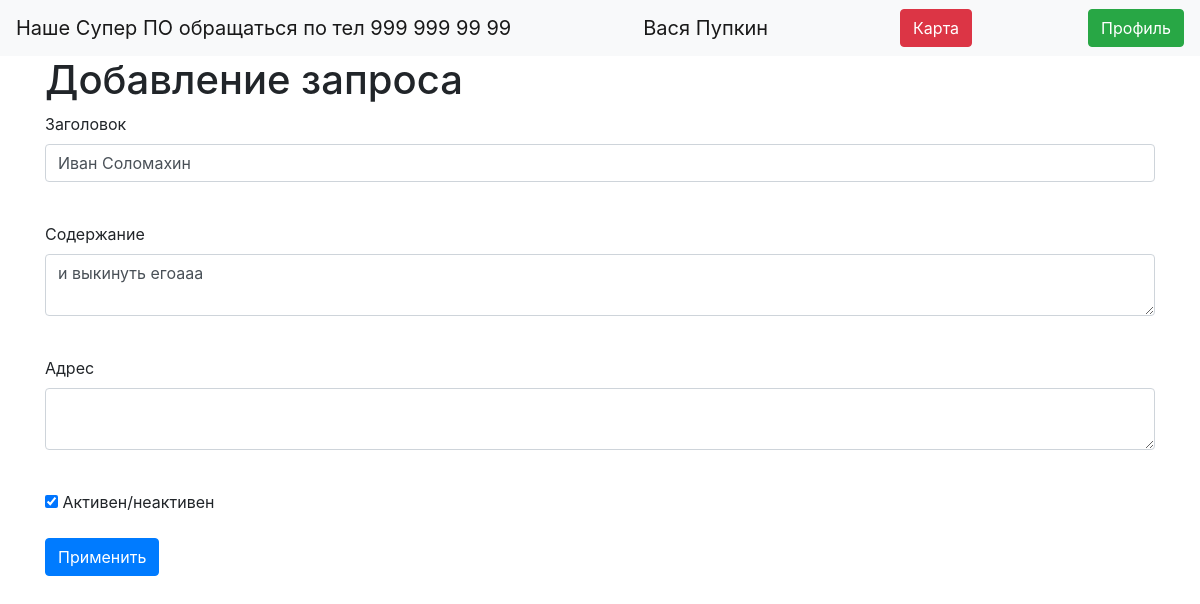
Page /request/2 (signed in) on the committed database.
### data/users.py (models this page shows, shortened)
class User(SqlAlchemyBase, UserMixin):
    __tablename__ = 'users'
    id = sqlalchemy.Column(sqlalchemy.Integer,
                           primary_key=True, autoincrement=True)
    surname = sqlalchemy.Column(sqlalchemy.String, nullable=True)
    name = sqlalchemy.Column(sqlalchemy.String, nullable=True)
    address = sqlalchemy.Column(sqlalchemy.JSON, nullable=True)
    telephone_number = sqlalchemy.Column(sqlalchemy.Integer, nullable=True)
    email = sqlalchemy.Column(sqlalchemy.String,
                              index=True, unique=True, nullable=True)
    about = sqlalchemy.Column(sqlalchemy.String, nullable=True)
    hashed_password = sqlalchemy.Column(sqlalchemy.String, nullable=True)

### data/requests.py (models this page shows)
class Request(SqlAlchemyBase):
    __tablename__ = 'requests'
    id = sqlalchemy.Column(sqlalchemy.Integer,
                           primary_key=True, autoincrement=True)
    name = sqlalchemy.Column(sqlalchemy.String, nullable=True)
    description = sqlalchemy.Column(sqlalchemy.String, nullable=True)
    address = sqlalchemy.Column(sqlalchemy.String, nullable=True)
    sender_id = sqlalchemy.Column(sqlalchemy.Integer, sqlalchemy.ForeignKey("users.id"))
    provider_id = sqlalchemy.Column(sqlalchemy.Integer, sqlalchemy.ForeignKey("users.id"))
    is_active = sqlalchemy.Column(sqlalchemy.Boolean, default=False)

### main.py (the view, shortened to what this page needs)
@app.route('/request/<int:id>', methods=['GET', 'POST'])
@login_required
def edit_request(id):
    form = RequestForm()
    if r.method == "GET":
        session = db_session.create_session()
        request = session.query(Request).filter(Request.id == id,
                                                Request.sender_id == current_user.id).first()
        if request:
            form.name.data = request.name
            form.description.data = request.description
            form.is_active.data = request.is_active
        else:
            abort(404)
    return render_template('request_edit.html', title='Редактирование новости', form=form)

### main.py
class RequestForm(FlaskForm):
    name = StringField('Заголовок', validators=[DataRequired()])
    description = TextAreaField("Содержание")
    address = TextAreaField("Адрес", validators=[DataRequired()])
    is_active = BooleanField("Активен/неактивен")
    submit = SubmitField('Применить')

### data/db_session.py (called while the page is built)
def create_session() -> Session:
    global __factory
    return __factory()

### main.py (called while the page is built)
@login_manager.user_loader
def load_user(user_id):
    session = db_session.create_session()
    return session.query(User).get(user_id)

### templates/request_edit.html (shortened to what this page needs)
{% extends "base.html" %}
{% block content %}
<h1>Добавление запроса</h1>
<form action="" method="post">
    <p>
        {{ form.name.label }}<br>
        {{ form.name(class="form-control") }}<br>
    </p>
    <p>
        {{ form.description.label }}<br>
        {{ form.description(class="form-control") }}<br>
    </p>
    <p>
        {{ form.address.label }}<br>
        {{ form.address(class="form-control") }}<br>
    </p>
    <p>{{ form.is_active() }} {{ form.is_active.label }}</p>
    <p>{{ form.submit(type="submit", class="btn btn-primary") }}</p>
</form>
{% endblock %}

### templates/base.html (shortened to what this page needs)
<!doctype html>
<html lang="en">
<head>
    <link rel="stylesheet"
          href="https://stackpath.bootstrapcdn.com/bootstrap/4.4.1/css/bootstrap.min.css"
>
</head>
<body>
<header>
    <nav class="navbar navbar-light bg-light">
        <a class="navbar-brand" href="#">Наше Супер ПО обращаться по тел 999 999 99 99</a>
        {% if current_user.is_authenticated %}
        <a class="navbar-brand" href="/logout">{{ current_user.name + " " + current_user.surname}}</a>
        <a class="btn btn-danger" href="/map">Карта</a>
        <a class="btn btn-success" href="/profile">Профиль</a>
        {% else %}
        <p>
        <a class="btn btn-primary " href="/register">Зарегистрироваться</a>
        <a class="btn btn-success" href="/login">Войти</a>
        </p>
{% endif %}
    </nav>
</header>
<main role="main" class="container">
    {% block content %}{% endblock %}
</main>
</body>
</html>

### rows in the picture
User: name+surname "Вася Пупкин"
Request: name "Иван Соломахин", description "и выкинуть егоааа", is_active "☑"
